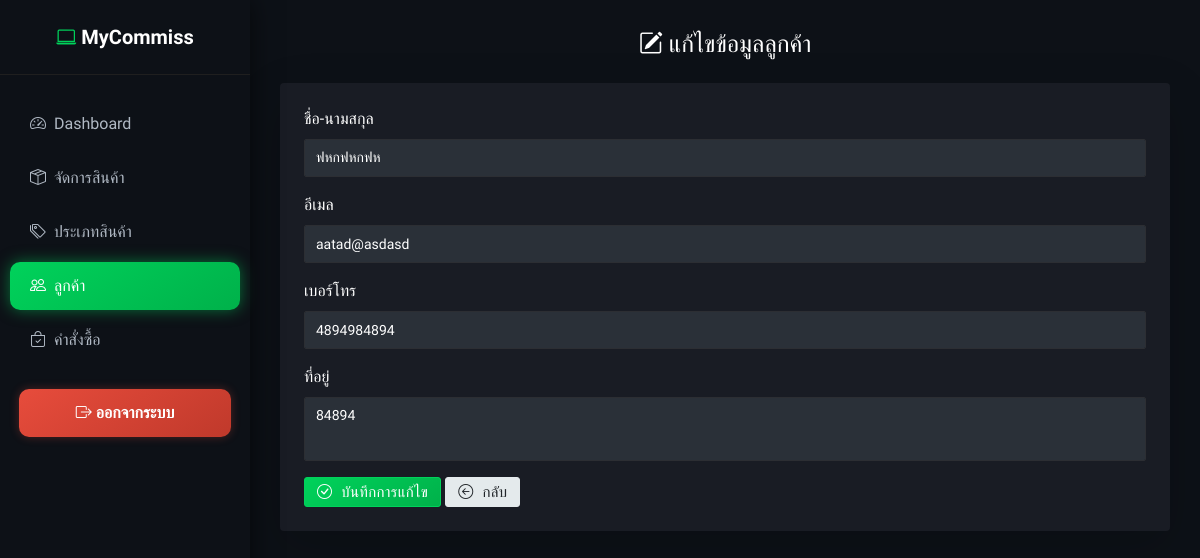
The app's page /admin/customer/customer_edit.php?id=4, older data.
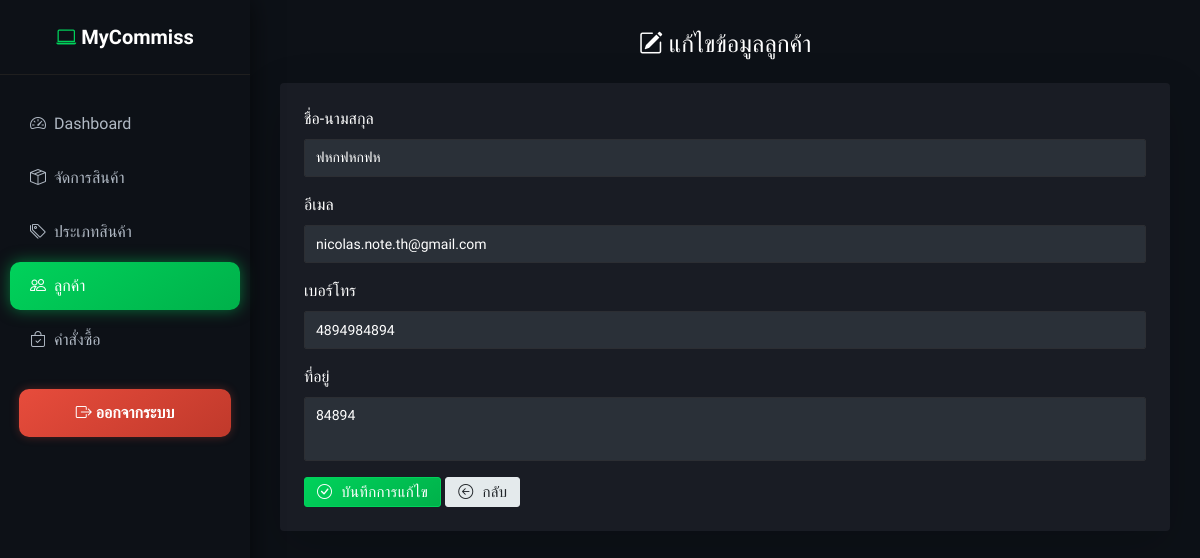
The same page, newer data.
### tables this page shows
CREATE TABLE `customers` (
  `customer_id` int(11) NOT NULL,
  `name` varchar(255) NOT NULL,
  `email` varchar(255) DEFAULT NULL,
  `password` varchar(255) DEFAULT NULL,
  `phone` varchar(10) DEFAULT NULL,
  `address` text DEFAULT NULL,
  `created_at` timestamp NOT NULL DEFAULT current_timestamp(),
  `subscribe` tinyint(1) DEFAULT 0
);

### admin/customer/customer_edit.php (the view, shortened to what this page needs)
<?php
include __DIR__ . "/../partials/connectdb.php";
$id = $_GET['id'] ?? null;
$stmt = $conn->prepare("SELECT * FROM customers WHERE customer_id = ?");
$stmt->execute([$id]);
$c = $stmt->fetch();
?>
<h3 class="mb-4 text-center fw-bold text-white">
  <i class="bi bi-pencil-square"></i> แก้ไขข้อมูลลูกค้า
</h3>
<form method="post" class="card p-4 shadow-lg border-0">
  <div class="mb-3">
    <label class="form-label">ชื่อ-นามสกุล</label>
    <input type="text" name="name" value="<?= htmlspecialchars($c['name']) ?>" class="form-control" required>
  </div>
  <div class="mb-3">
    <label class="form-label">อีเมล</label>
    <input type="email" name="email" value="<?= htmlspecialchars($c['email']) ?>" class="form-control" required>
  </div>
  <div class="mb-3">
    <label class="form-label">เบอร์โทร</label>
    <input type="text" name="phone" value="<?= htmlspecialchars($c['phone']) ?>" class="form-control" required>
  </div>
  <div class="mb-3">
    <label class="form-label">ที่อยู่</label>
    <textarea name="address" rows="3" class="form-control"><?= htmlspecialchars($c['address']) ?></textarea>
  </div>
  <div class="text-end">
    <button type="submit" class="btn btn-success">
      <i class="bi bi-check-circle"></i> บันทึกการแก้ไข
    </button>
    <a href="customers.php" class="btn btn-secondary">
      <i class="bi bi-arrow-left-circle"></i> กลับ
    </a>
  </div>
</form>
<?php
include __DIR__ . "/../partials/layout.php";
?>

Row changes from the older to the newer data that the page shows:
changed customers "ฟหกฟหกฟห": email "aatad@asdasd" → "nicolas.note.th@gmail.com"
